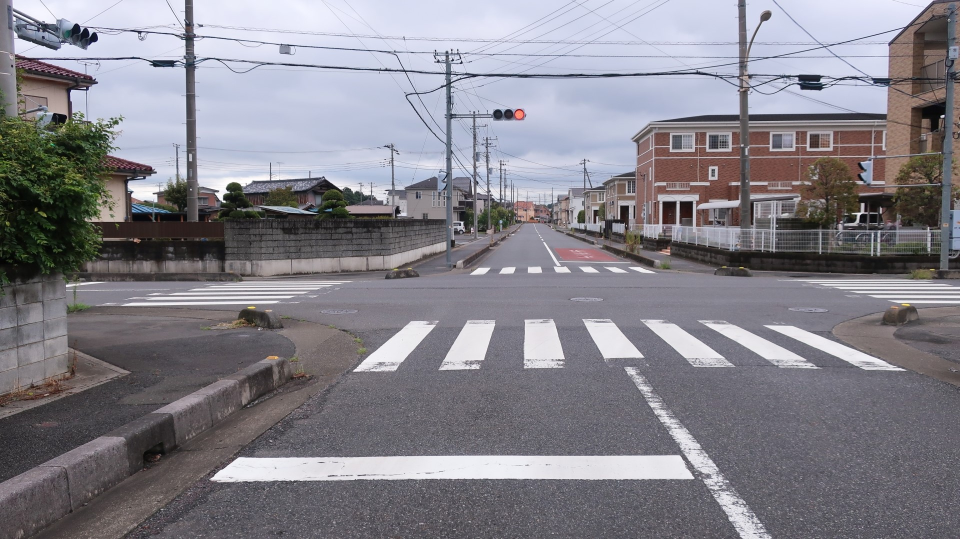
#> input picture materials/g9pc7kz6.jpg, 1920 x 1078 px, given in place of the camera (shown at 1/2 size)
$ python white_line_det_fld.py
#> lines starting #> are read from the running program, lines starting #| are printed output that depends on the picture
import cv2
import numpy as np
import math
from pylsd.lsd import lsd


# 射影変換を行う関数
# [13 lines left out: functions perspective_transform, detect_white, not called in this run]


# 適応的な閾値処理
def binarize(image):
    th = cv2.adaptiveThreshold(
        image, 255, cv2.ADAPTIVE_THRESH_GAUSSIAN_C, cv2.THRESH_BINARY, 7, 20
    )
    return th


# 前処理 (ぼかし) 関数
def preprocess_mask(mask):
    return cv2.GaussianBlur(mask, (5, 5), 0)


# 線分検出 (LSD) 関数
def detect_lines(mask):
    return lsd(mask)  # 修正: PyLSDを使用


# 2つの点の距離を計算する関数
def distance(x1, y1, x2, y2):
    return math.sqrt((x2 - x1) ** 2 + (y2 - y1) ** 2)


# 2つの線分がマージ可能か判断する関数
# [44 lines left out: functions can_merge, merge_lines, not called in this run]


# 長さによって線分をフィルタリングする関数
def filter_long_lines(lines, length_thresh=50):
    filtered_lines = []
    for line in lines:
        x1, y1, x2, y2 = line[0]
        length = math.sqrt((x2 - x1) ** 2 + (y2 - y1) ** 2)  # 線分の長さを計算
        if length > length_thresh:  # 長さが閾値より大きい場合に追加
            filtered_lines.append(line)
    return np.array(filtered_lines)


# 平行性と白線の条件をチェックする関数
# [28 lines left out: function filter_parallel_white_lines, not called in this run]


# 線分を描画する関数
def draw_lines(image, lines):
    if lines is not None:
        for line in lines:  # 修正: すでに2次元配列なのでそのままループ
            x0, y0, x1, y1 = map(int, line[0])  # 修正: 最初の4つの要素だけを使用
            cv2.line(image, (x0, y0), (x1, y1), (0, 255, 0), 2)

    return image


if __name__ == "__main__":
    cap = cv2.VideoCapture(0)
    cap.set(3, 1280)
    cap.set(4, 720)

    # Fast Line Detectorのオブジェクトを作成
    fld = cv2.ximgproc.createFastLineDetector()

    while True:
        ret, frame = cap.read()
#> frame is the input picture: shape (1078, 1920, 3); mean B, G, R 137.7, 129.9, 132
        if not ret:
            print("Failed to grab frame")
            break

        # transformed_image = perspective_transform(frame)  # 射影変換

        gray_frame = cv2.cvtColor(frame, cv2.COLOR_BGR2GRAY)
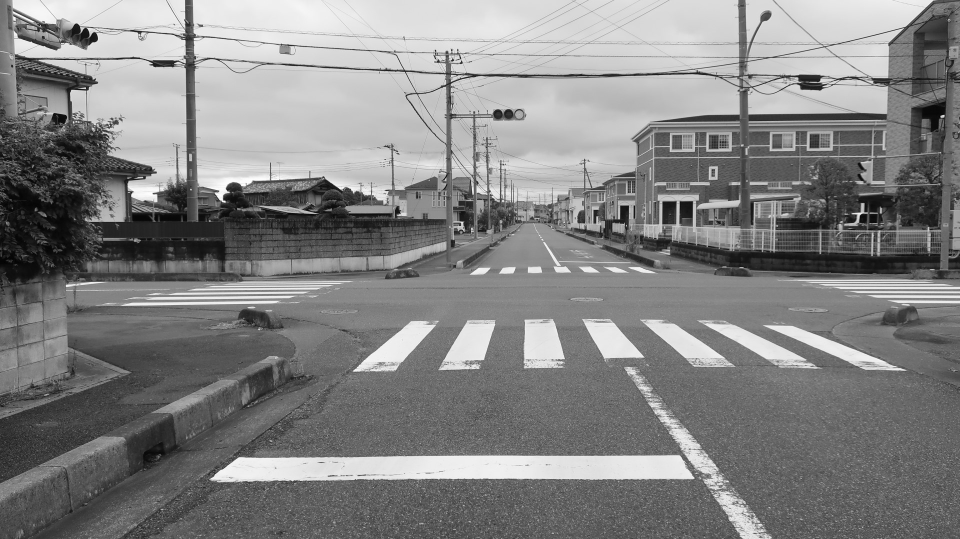
#> gray_frame: shape (1078, 1920) (shown at 1/2 size); min 0, max 255, mean 131.4
        blur_image = preprocess_mask(gray_frame)  # 前処理 (ぼかし)
        binary_image = binarize(blur_image)  # 適応的な閾値処理
#> in binarize, `th = cv2.adaptiveThreshold( image, 255, cv2.ADAPTIVE_THRESH_GAUSSIAN_C..`:
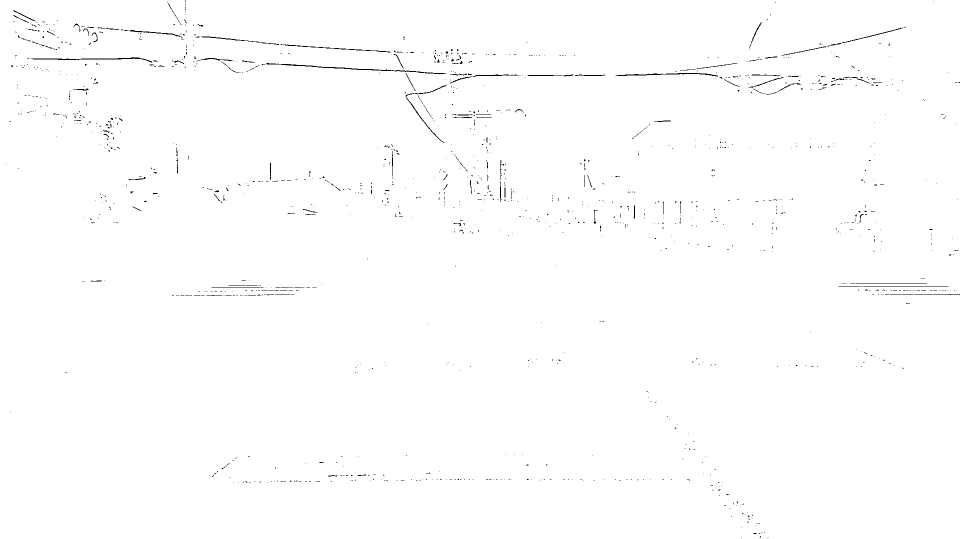
#> th: shape (1078, 1920) (shown at 1/2 size); 99.4% white; black in thin lines or dots
        # mask = detect_white(blur_image)  # 白色を検出
        detected_lines = fld.detect(binary_image)
#> detected_lines = 167 rows, first 6: [346.1, 25.94, 332.5, 2.28], [35.88, 34.28, 46.94, 39.14], [175, 52.79, 187, 53.52], [214, 55.61, 238, 57.41], [177.3, 71.27, 172.2, 57.94], [262.9, 59.68, 349.1, 66.95]
        # merged_lines = merge_lines(detected_lines)  # 線分をマージ
        long_lines = filter_long_lines(detected_lines)  # 長い線分のみフィルタリング
#> the loop in filter_long_lines, `for line in lines:` made 167 passes
#> (x1, y1, x2, y2, length) on passes 1 to 3: (346.1, 25.94, 332.5, 2.28, 27.29), (35.88, 34.28, 46.94, 39.14, 12.08), (175, 52.79, 187, 53.52, 12.04)
#> after the loop in filter_long_lines, `for line in lines:`: filtered_lines = 23 items, first 6: [[262.9, 59.68, 349.1, 66.95]], [[1726.1, 74.34, 1782.1, 60.36]], [[403.1, 70.93, 504, 81.2]], [[506.1, 81.55, 557.1, 87.43]], [[564, 88.1, 780, 102.3]], [[61, 116.6, 262, 115.6]]
#> long_lines = 23 rows, first 6: [262.9, 59.68, 349.1, 66.95], [1726.1, 74.34, 1782.1, 60.36], [403.1, 70.93, 504, 81.2], [506.1, 81.55, 557.1, 87.43], [564, 88.1, 780, 102.3], [61, 116.6, 262, 115.6]
        # filtered_lines = filter_parallel_white_lines(long_lines, mask)  # 線分フィルタリング
        lined_image = draw_lines(frame, long_lines)  # 線分を描画
#> the loop in draw_lines, `for line in lines:` made 23 passes
#> (line, x0, y0, x1, y1) on passes 1 to 12: ([[262.9, 59.68, 349.1, 66.95]], 262, 59, 349, 66), ([[1726.1, 74.34, 1782.1, 60.36]], 1726, 74, 1782, 60), ([[403.1, 70.93, 504, 81.2]], 403, 70, 503, 81), ([[506.1, 81.55, 557.1, 87.43]], 506, 81, 557, 87), ([[564, 88.1, 780, 102.3]], 563, 88, 780, 102), ([[61, 116.6, 262, 115.6]], 60, 116, 262, 115), ([[536, 125.5, 793, 140.6]], 536, 125, 792, 140), ([[794, 139.2, 892.1, 146.3]], 793, 139, 892, 146), ([[1231, 149.1, 1357, 145.7]], 1230, 149, 1356, 145), ([[1358, 144.5, 1419, 146.5]], 1358, 144, 1419, 146), ([[1055, 149.1, 1143, 149.5]], 1055, 149, 1142, 149), ([[1160, 148.8, 1210, 149.1]], 1159, 148, 1209, 149)
#> (x0, y0, x1, y1) on passes 15, 17, 18, 20, 21, 22: (1701, 566, 1853, 566), (458, 569, 516, 569), (1723, 571, 1896, 571), (424, 574, 526, 574), (519, 576, 423, 576), (1771, 587, 1919, 587)

        cv2.imshow("Original Image", frame)
        cv2.imshow("White Lines Detected", lined_image)
        cv2.imshow("Binary Image", binary_image)
        cv2.imshow("Blur Lines Detected", blur_image)
        # cv2.imshow("mask", mask)

        if cv2.waitKey(1) & 0xFF == ord("q"):
#> (key q is pressed here)
            break

    cap.release()
    cv2.destroyAllWindows()
